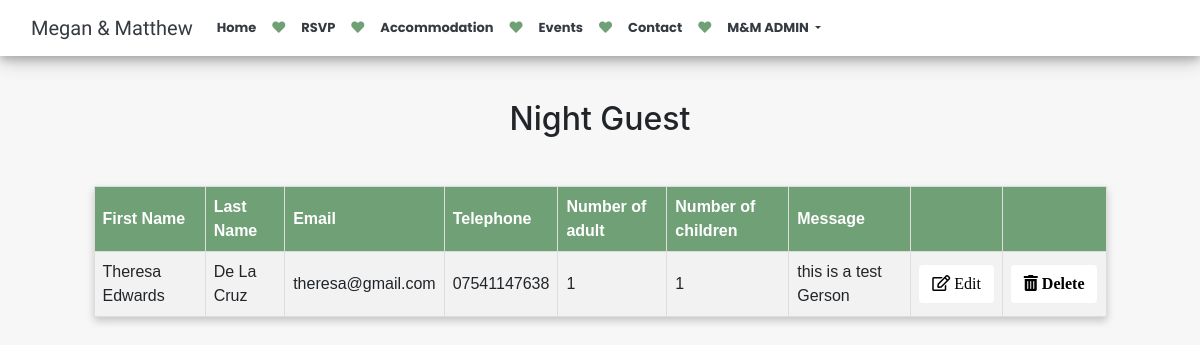
/night_data (signed in), run on an earlier commit of the app's database.
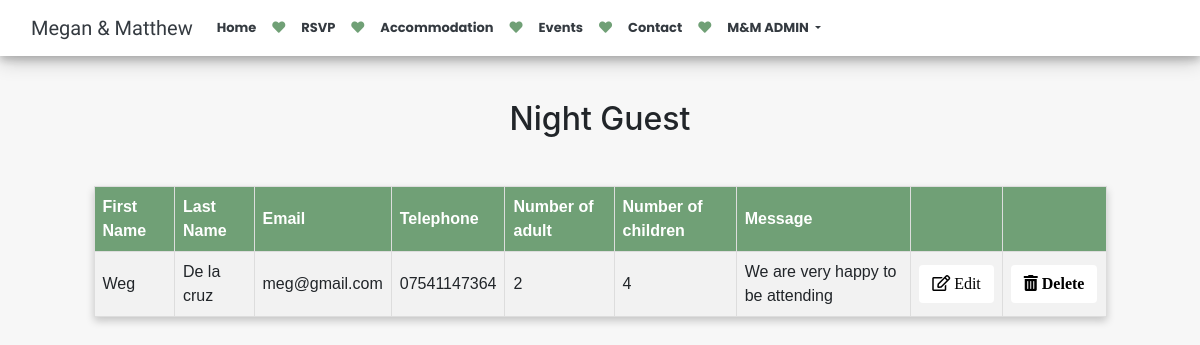
And on a later commit of the database.
### megan_wedding/models.py (models this page shows, shortened)
class NightGuest(models.Model):
    first_name = models.CharField(max_length=200, blank=True, null=True)
    last_name = models.CharField(max_length=200, blank=True, null=True)
    email = models.EmailField(max_length=254)
    telephone = models.CharField(max_length=200, blank=True, null=True)
    number_adult = models.IntegerField(blank=True, null=True)
    number_children = models.IntegerField(blank=True, null=True)
    message = models.CharField(max_length=200, blank=True, null=True)

### megan_wedding/views.py (the view)
# urls.py: path('night_data', views.night_guest_data, name="night_data"),
@login_required(login_url= 'login')
def night_guest_data(request):
    NightGuests = NightGuest.objects.all()
    context = {'NightGuests': NightGuests}
    return render(request, 'admin_night_guest_data.html', context)

### templates/admin_night_guest_data.html (shortened to what this page needs)
{% extends 'base.html' %}
{% load crispy_forms_tags %}
{% load static %}
{% block content %}
<section>
    <h2 class="guest-data">Night Guest</h2>
 <div class="table_wrapper table-responsive">
<table id="module_table">
  <tr>
    <th>First Name</th>
    <th>Last Name</th>
    <th>Email</th>
    <th>Telephone</th>
      <th>Number of adult</th>
      <th>Number of children</th>
        <th>Message</th>
    <th></th>
    <th></th>
  </tr>
{% for NightGuest in NightGuests %}
   <tr>
    <td>{{NightGuest.first_name}}</td>
    <td>{{NightGuest.last_name}}</td>
    <td>{{NightGuest.email}}</td>
    <td>{{NightGuest.telephone}}</td>
       <td>{{NightGuest.number_adult}}</td>
       <td>{{NightGuest.number_children}}</td>
       <td>{{NightGuest.message}}</td>
            <td><a href="{% url 'edit' NightGuest.id %}"><button class="btn invite_btn check"><i class="far fa-edit"> Edit</i></button></a> </td>
            <td><a href="{% url 'night_delete' NightGuest.id %}"><button class="btn invite_btn check"><i class="fas fa-trash-alt"> Delete</i></button></a> </td>
      </tr>
    {% endfor %}
</table>
{% endblock content %}

### templates/base.html (shortened to what this page needs)
<!DOCTYPE html>
{% load static %}
<html lang="en-gb">
<head>
    <link rel="stylesheet" href="https://maxcdn.bootstrapcdn.com/bootstrap/4.0.0/css/bootstrap.min.css">
	<link href="http://fonts.cdnfonts.com/css/lorem-ipsum" rel="stylesheet">
	<link rel="stylesheet" type="text/css" href="{% static 'css/base.css' %}">
  <link rel="stylesheet" type="text/css" href="{% static 'css/login.css' %}">
  <link rel="stylesheet" type="text/css" href="{% static 'css/signup.css' %}">
    <link rel="stylesheet" type="text/css" href="{% static 'css/home.css' %}">
    <link rel="stylesheet" type="text/css" href="{% static 'css/check_guest.css'%}">
    <link rel="stylesheet" type="text/css" href="{% static 'css/night_and_night_guest.css' %}">
    <link rel="stylesheet" type="text/css" href="{% static 'css/night-and-day-guest-edit.css' %}">
    <link rel="stylesheet" type="text/css" href="{% static 'css/table_data.css' %}">
    <link rel="stylesheet" type="text/css" href="{% static 'css/acomodation.css' %}">
	<link rel="stylesheet" href="https://use.fontawesome.com/releases/v5.15.2/css/all.css">
</head>
<body class="container-fluid">
<nav class="navbar navbar-expand-lg navbar-light bg-color fixed-top">
  <div class="container-fluid">
    <a class="navbar-brand text-dark brand" href="{% url 'home' %}">Megan & Matthew</a>
    <div class="collapse navbar-collapse" id="navbarNavDropdown">
      <ul class="navbar-nav">
           <li class="nav-item">
          <a class="nav-link text-dark" href="{% url 'home' %}">Home</a>
        </li>
          <li class="nav-item">
          <a class="nav-link" href=""><i id="bg-heart-color" class="fas fa-heart"></i></a>
        </li>
        <li class="nav-item">
          <a class="nav-link text-dark" href="{% url 'check_guest' %}">RSVP</a>
        </li>
          <li class="nav-item">
          <a class="nav-link " href=""><i id="bg-heart-color" class="fas fa-heart"></i></a>
        </li>
        <li class="nav-item">
          <a class="nav-link text-dark" href="{% url 'accomodation' %}">Accommodation</a>
        </li>
               <li class="nav-item">
          <a class="nav-link" href=""><i id="bg-heart-color" class="fas fa-heart"></i></a>
        </li>
          <li class="nav-item">
          <a class="nav-link text-dark" href="{% url 'events' %}">Events</a>
        </li>
               <li class="nav-item">
          <a class="nav-link" href=""><i id="bg-heart-color" class="fas fa-heart"></i></a>
        </li>
          <li class="nav-item">
          <a class="nav-link text-dark" href="{% url 'contact' %}">Contact</a>
        </li>
          <li class="nav-item">
          <a class="nav-link" href=""><i id="bg-heart-color" class="fas fa-heart"></i></a>
        </li>
         {% if user.is_superuser %}
         <li class="nav-item dropdown">
        <a class="nav-link  text-dark dropdown-toggle" href="#" id="navbarDropdown" role="button" data-toggle="dropdown" aria-haspopup="true" aria-expanded="false">
          M&M ADMIN
        </a>
      </li>
      {%else%}
      <li class="nav-item">
        <a class="nav-link text-dark" href="{% url 'logout' %}">Log Out</a>
      </li>
      {% endif %}
      </ul>
    </div>
  </div>
</nav>
	{% block content %}{% endblock content %}
</body>
</html>

### static/css/base.css (style rules this page uses)
body { background-color:rgb(247, 247, 247); }
* { box-sizing: border-box; }
.bg-color { background-color:white; box-shadow: 0 4px 8px 0 rgba(0, 0, 0, 0.2), 0 6px 20px 0 rgba(0, 0, 0, 0.19); -webkit-box-shadow: 0 4px 8px 0 rgba(0, 0, 0, 0.2), 0 6px 20px 0 rgba(0, 0, 0, 0.19); -moz-box-shadow: 0 4px 8px 0 rgba(0, 0, 0, 0.2), 0 6px 20px 0 rgba(0, 0, 0, 0.19); }
.brand { font-family:"Alex Brush", sans-serif; color:rgb(26, 26, 26); }
.nav-link { font-family: "Poppins", sans-serif; font-size:13px; font-weight: bold; }
#bg-heart-color { color:rgb(112, 160, 118); }

### static/css/home.css (style rules this page uses)
.invite_btn { background-color:white; color:black; }

### static/css/check_guest.css (style rules this page uses)
.invite_btn { font-family:didot-w01-italic, serif; }

### static/css/table_data.css (style rules this page uses)
.guest-data { margin-top:100px; text-align:center; }
.table_wrapper { width:90%; margin:auto; padding:20px; font-family: Arial, Helvetica, sans-serif; border-collapse: collapse; }
#module_table { box-shadow: 0 4px 8px 0 rgba(0,0,0,0.2); background-color:white; margin:auto; width:100%; margin-top:20px; }
#module_table th { padding-top: 12px; padding-bottom: 12px; text-align: left; background-color: rgb(112, 160, 118); color: white; border: 1px solid #ddd; padding: 8px; }
#module_table td { font-family: sans-serif; padding:10px; border: 1px solid #ddd; padding: 8px; }
.table_wrapper tr:nth-child(even) { background-color: #f2f2f2; }

What changed in the data, as far as the page shows it:
removed NightGuest: first_name "Theresa Edwards", last_name "De La Cruz", email "theresa@gmail.com", telephone "07541147638", number_adult "1", number_children "1", message "this is a test Gerson"
added NightGuest: first_name "Weg", last_name "De la cruz", email "meg@gmail.com", telephone "07541147364", number_adult "2", number_children "4", message "We are very happy to be attending"
